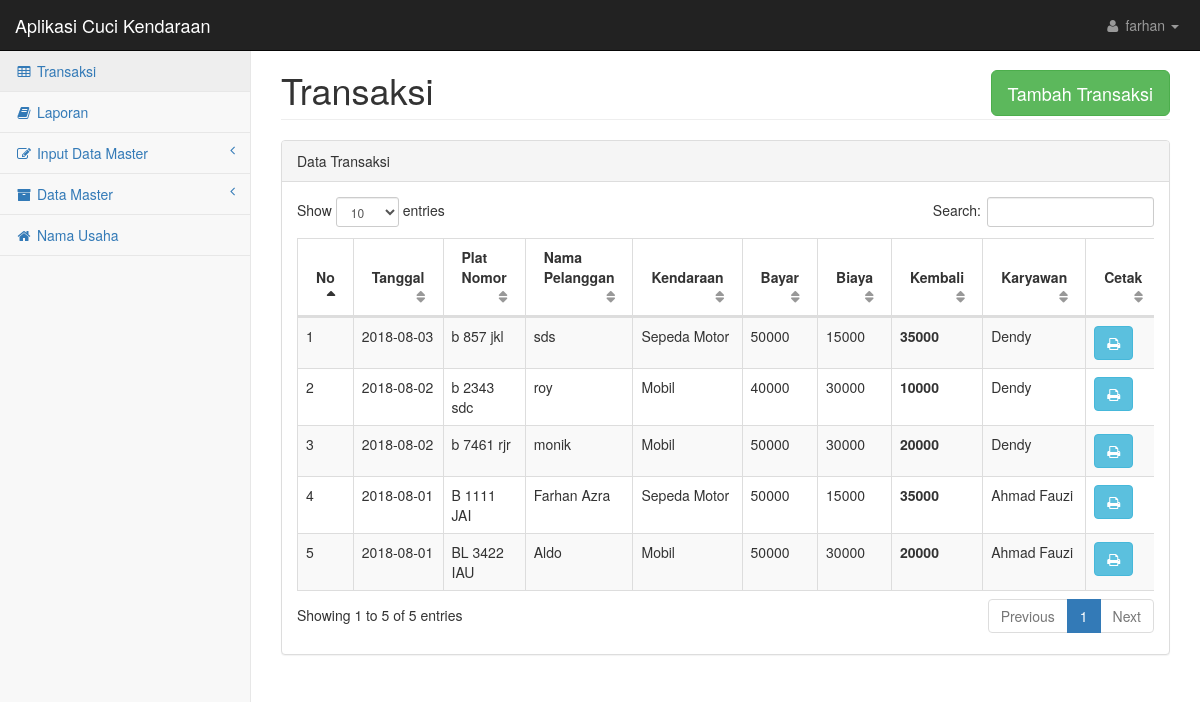
/admin/transaksi.php (signed in), run on the app's committed database.
### tables this page shows
CREATE TABLE `nama_usaha` (
  `no` int(8) NOT NULL,
  `nama` varchar(30) NOT NULL
);

CREATE TABLE `transaksi` (
  `no` int(8) NOT NULL,
  `tgl` varchar(15) NOT NULL,
  `plat` varchar(15) NOT NULL,
  `nama` varchar(30) NOT NULL,
  `no_hp` varchar(12) NOT NULL,
  `id_kend` varchar(10) NOT NULL,
  `harga` varchar(10) NOT NULL,
  `bayar` varchar(10) NOT NULL,
  `kd_pegawai` varchar(10) NOT NULL
);

CREATE TABLE `biaya` (
  `no` int(8) NOT NULL,
  `id_kend` varchar(10) NOT NULL,
  `jenis_kend` varchar(30) NOT NULL,
  `harga` varchar(10) NOT NULL
);

CREATE TABLE `pegawai` (
  `no` int(8) NOT NULL,
  `kd_pegawai` varchar(10) NOT NULL,
  `nama` varchar(30) NOT NULL,
  `no_hp` varchar(12) NOT NULL,
  `alamat` text NOT NULL
);

### admin/transaksi.php (the view, shortened to what this page needs)
<!DOCTYPE html>
<html lang="en">
    <head>
        <link href="../css/bootstrap.min.css" rel="stylesheet">
        <link href="../css/metisMenu.min.css" rel="stylesheet">
        <link href="../css/dataTables/dataTables.bootstrap.css" rel="stylesheet">
        <link href="../css/dataTables/dataTables.responsive.css" rel="stylesheet">
        <link href="../css/startmin.css" rel="stylesheet">
        <link href="../css/font-awesome.min.css" rel="stylesheet" type="text/css">
    </head>
    <body>
        <div id="wrapper">
            <nav class="navbar navbar-inverse navbar-fixed-top" role="navigation">
            <?php
            $query = mysql_query ("SELECT * FROM nama_usaha");
            while ($var=mysql_fetch_array($query)) {
            ?>
                <div class="navbar-header">
                    <a class="navbar-brand" href="transaksi.php"><?php echo $var ['nama']; ?></a>
                </div>
            <?php
            }
            ?>
                <ul class="nav navbar-right navbar-top-links">
                    <li class="dropdown">
                        <a class="dropdown-toggle" data-toggle="dropdown" href="#">
                            <i class="fa fa-user fa-fw"></i> <?php echo $_SESSION['username'] ?> <b class="caret"></b>
                        </a>
                    </li>
                </ul>
                <div class="navbar-default sidebar" role="navigation">
                    <div class="sidebar-nav navbar-collapse">
                        <ul class="nav" id="side-menu">
                            <li>
                                <a href="transaksi.php" class="active"><i class="fa fa-table fa-fw"></i> Transaksi</a>
                            </li>
                            <li>
                                <a href="laporan.php"><i class="fa fa-book fa-fw"></i> Laporan</a>
                            </li>
                            <li>
                                <a href="#"><i class="fa fa-edit fa-fw"></i> Input Data Master<span class="fa arrow"></span></a>
                            </li>
                            <li>
                                <a href="#"><i class="fa fa-archive fa-fw"></i> Data Master<span class="fa arrow"></span></a>
                            </li>
                            <li>
                                <a href="nama_usaha.php"><i class="fa fa-home fa-fw"></i> Nama Usaha</a>
                            </li>
                        </ul>
                    </div>
                </div>
            </nav>
            <div id="page-wrapper">
                <div class="row">
                    <div class="col-lg-12">
                        <h1 class="page-header">Transaksi <a href="tambah_transaksi.php"><button type="submit" class="btn btn-success btn-lg" style="float: right;">Tambah Transaksi</button></a></h1>
                    </div>
                </div>
                <div class="row">
                    <div class="col-lg-12">
                        <div class="panel panel-default">
                            <div class="panel-heading">
                                Data Transaksi
                            </div>
                            <div class="panel-body">
                                <div class="dataTable_wrapper">
                                	<div class="table-responsive">
                                    <table class="table table-striped table-bordered table-hover" id="dataTables-example">
                                        <thead>
                                            <tr>
                                                <th>No</th>
                                                <th>Tanggal</th>
                                                <th>Plat Nomor</th>
                                                <th>Nama Pelanggan</th>
                                                <th>Kendaraan</th>
                                                <th>Bayar</th>
                                                <th>Biaya</th>
                                                <th>Kembali</th>
                                                <th>Karyawan</th>
                                                <th>Cetak</th>
                                            </tr>
                                        </thead>
                                        <tbody>
                                        <?php
                                          $query = mysql_query ("SELECT * FROM transaksi order by tgl desc");
                                          $no=1;
                                          while ($var=mysql_fetch_array($query)) {
                                          	$kembali= $var['bayar'] - $var['harga'];
                                          	$kendaraan=mysql_fetch_array(mysql_query("SELECT jenis_kend FROM biaya WHERE id_kend='$var[id_kend]'"));
                                          	$pegawai=mysql_fetch_array(mysql_query("SELECT nama FROM pegawai WHERE kd_pegawai='$var[kd_pegawai]'"));
                                        ?>
                                            <tr>
                                                <td><?php echo $no ?></td>
                                                <td><?php echo $var ['tgl']; ?></td>
                                                <td><?php echo $var ['plat']; ?></td>
                                                <td><?php echo $var ['nama']; ?></td>
                                                <td><?php echo $kendaraan ['jenis_kend']; ?></td>
                                                <td><?php echo $var ['bayar']; ?></td>
                                                <td><?php echo $var ['harga']; ?></td>
                                                <td><b><?php echo $kembali; ?></b></td>
                                                <td><?php echo $pegawai ['nama']; ?></td>
                                                <td><a href="cetak/nota.php?&no=<?php echo $var['no']; ?>" target="blank" type="button" class="btn btn-info btn-md" title="Cetak"><i class="fa fa-print"></i></a></td>
                                            </tr>
                                        <?php
                                          $no++;
                                          }
                                        ?>
                                        </tbody>
                                    </table>
                                    </div>
                                </div>
                            </div>
                        </div>
                    </div>
                </div>
            </div>
        </div>
    </body>
</html>

### css/startmin.css (style rules this page uses)
body { background-color: #f8f8f8; }
#wrapper { width: 100%; }
#page-wrapper { padding: 30px 15px 0 15px; min-height: 568px; background-color: #fff; }
@media (min-width:768px) { #page-wrapper { position: inherit; margin-left: 250px; padding: 30px 30px 0 30px; border-left: 1px solid #e7e7e7; } }
.navbar-header { float: left; }
.navbar-right { text-align: right; }
.navbar-top-links { margin: 0; }
.navbar-top-links li { display: inline-block; }
.navbar-top-links li:last-child { margin-right: 6px; }
.navbar-top-links li a { padding: 15px; min-height: 50px; }
.navbar-top-links>li>a { color: #999; }
.sidebar .sidebar-nav.navbar-collapse { padding-right: 0; padding-left: 0; }
.sidebar ul li { border-bottom: 1px solid #e7e7e7; }
.sidebar ul li a.active { background-color: #eee; }
.sidebar .arrow { float: right; }
.sidebar .fa.arrow:before { content: "\f104"; }
@media (min-width:768px) { .sidebar { z-index: 1; position: absolute; width: 250px; margin-top: 51px; } }
table.dataTable thead .sorting, table.dataTable thead .sorting_asc, table.dataTable thead .sorting_desc, table.dataTable thead .sorting_asc_disabled, table.dataTable thead .sorting_desc_disabled { background: 0 0; }
table.dataTable thead .sorting_asc:after { content: "\f0de"; float: right; font-family: fontawesome; }
table.dataTable thead .sorting:after { content: "\f0dc"; float: right; font-family: fontawesome; color: rgba(50,50,50,.5); }

### data on the page
nama_usaha: nama "Aplikasi Cuci Kendaraan"
transaksi: tgl "2018-08-03", plat "b 857 jkl", nama "sds", biaya.jenis_kend "Sepeda Motor", bayar "50000", harga "15000", kembali "35000", pegawai.nama "Dendy"
transaksi: tgl "2018-08-02", plat "b 2343 sdc", nama "roy", biaya.jenis_kend "Mobil", bayar "40000", harga "30000", kembali "10000", pegawai.nama "Dendy"
transaksi: tgl "2018-08-02", plat "b 7461 rjr", nama "monik", biaya.jenis_kend "Mobil", bayar "50000", harga "30000", kembali "20000", pegawai.nama "Dendy"
transaksi: tgl "2018-08-01", plat "B 1111 JAI", nama "Farhan Azra", biaya.jenis_kend "Sepeda Motor", bayar "50000", harga "15000", kembali "35000", pegawai.nama "Ahmad Fauzi"
transaksi: tgl "2018-08-01", plat "BL 3422 IAU", nama "Aldo", biaya.jenis_kend "Mobil", bayar "50000", harga "30000", kembali "20000", pegawai.nama "Ahmad Fauzi"

### other printed values
$_SESSION['username'] "farhan"
